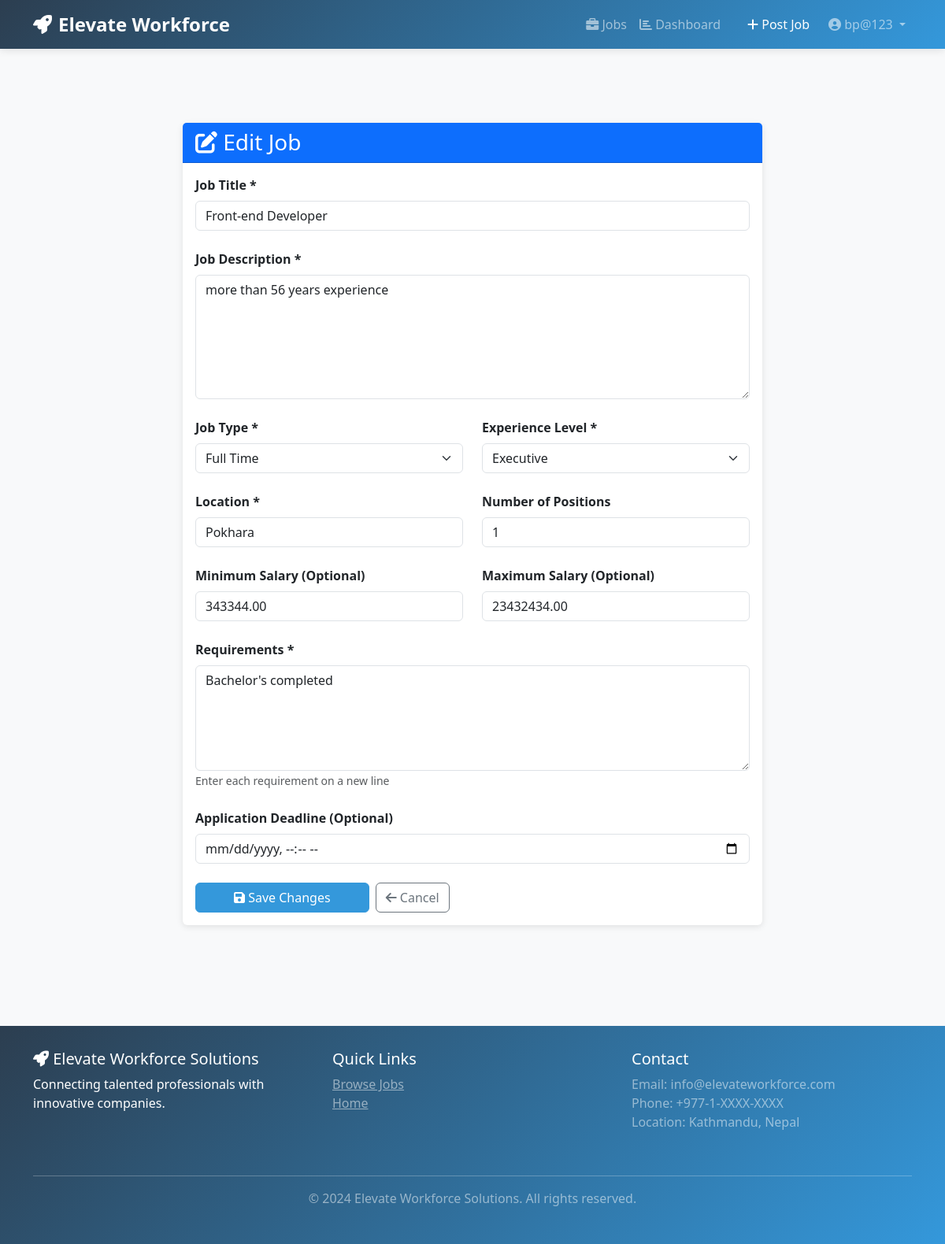
The page /jobs/2/edit/ (signed in) on the database its author committed.
### accounts/models.py (models this page shows, shortened)
class User(AbstractUser):
    USER_ROLE_CHOICES = (
        ('job_seeker', 'Job Seeker'),
        ('company', 'Company'),
    )
    role = models.CharField(max_length=20, choices=USER_ROLE_CHOICES, default='job_seeker')
    phone_number = models.CharField(max_length=15, blank=True, null=True)
    is_active = models.BooleanField(default=True)
    created_at = models.DateTimeField(auto_now_add=True)
    updated_at = models.DateTimeField(auto_now=True)
    groups = models.ManyToManyField(
        'auth.Group',
        related_name='custom_user_groups',
        blank=True,
        help_text='The groups this user belongs to.'
    )
    user_permissions = models.ManyToManyField(
        'auth.Permission',
        related_name='custom_user_permissions',
        blank=True,
        help_text='Specific permissions for this user.'
    )
    class Meta:
        db_table = 'users'
        verbose_name_plural = 'Users'
        ordering = ['-created_at']
    def is_company(self):
        return self.role == 'company'
    def is_job_seeker(self):
        return self.role == 'job_seeker'

### jobs/models.py (models this page shows, shortened)
class Job(models.Model):
    JOB_TYPE_CHOICES = (
        ('full_time', 'Full Time'),
        ('part_time', 'Part Time'),
        ('contract', 'Contract'),
        ('internship', 'Internship'),
    )
    EXPERIENCE_LEVEL_CHOICES = (
        ('entry', 'Entry Level'),
        ('mid', 'Mid Level'),
        ('senior', 'Senior'),
        ('executive', 'Executive'),
    )
    company = models.ForeignKey(Company, on_delete=models.CASCADE, related_name='jobs')
    title = models.CharField(max_length=255)
    description = models.TextField()
    requirements = models.TextField(help_text="Enter requirements separated by newlines")
    location = models.CharField(max_length=255)
    salary_min = models.DecimalField(max_digits=10, decimal_places=2, blank=True, null=True)
    salary_max = models.DecimalField(max_digits=10, decimal_places=2, blank=True, null=True)
    job_type = models.CharField(max_length=20, choices=JOB_TYPE_CHOICES)
    experience_level = models.CharField(max_length=20, choices=EXPERIENCE_LEVEL_CHOICES)
    is_active = models.BooleanField(default=True)
    posted_at = models.DateTimeField(auto_now_add=True)
    updated_at = models.DateTimeField(auto_now=True)
    deadline = models.DateTimeField(blank=True, null=True)
    total_positions = models.IntegerField(default=1)
    class Meta:
        db_table = 'jobs'
        verbose_name_plural = 'Jobs'
        ordering = ['-posted_at']
        indexes = [
            models.Index(fields=['company', 'is_active']),
            models.Index(fields=['job_type']),
        ]

### jobs/views.py (the view, shortened to what this page needs)
# urls.py: path('<int:pk>/edit/', views.edit_job, name='edit_job'),
@login_required(login_url='accounts:login')
@require_http_methods(["GET", "POST"])
def edit_job(request, pk):
    job = get_object_or_404(Job, pk=pk)
    if not request.user.is_company() or job.company.user != request.user:
        messages.error(request, 'You do not have permission to edit this job.')
        return redirect('jobs:job_list')
    context = {
        'job': job,
        'job_types': Job.JOB_TYPE_CHOICES,
        'experience_levels': Job.EXPERIENCE_LEVEL_CHOICES,
    }
    return render(request, 'jobs/edit_job.html', context)

### templates/jobs/edit_job.html (shortened to what this page needs)
{% extends "base.html" %}
{% block content %}
<div class="container my-5">
    <div class="row">
        <div class="col-md-8 offset-md-2">
            <div class="card">
                <div class="card-header bg-primary text-white">
                    <h3 class="mb-0">
                        <i class="fas fa-edit"></i> Edit Job
                    </h3>
                </div>
                <div class="card-body">
                    <form method="post" novalidate>
                        <div class="mb-4">
                            <label for="title" class="form-label fw-bold">Job Title *</label>
                            <input type="text" class="form-control" id="title" name="title" required value="{{ job.title }}">
                        </div>
                        <div class="mb-4">
                            <label for="description" class="form-label fw-bold">Job Description *</label>
                            <textarea class="form-control" id="description" name="description" rows="6" required>{{ job.description }}</textarea>
                        </div>
                        <div class="row">
                            <div class="col-md-6 mb-4">
                                <label for="job_type" class="form-label fw-bold">Job Type *</label>
                                <select class="form-select" id="job_type" name="job_type" required>
                                    {% for value, label in job_types %}
                                    <option value="{{ value }}" {% if job.job_type == value %}selected{% endif %}>{{ label }}</option>
                                    {% endfor %}
                                </select>
                            </div>
                            <div class="col-md-6 mb-4">
                                <label for="experience_level" class="form-label fw-bold">Experience Level *</label>
                                <select class="form-select" id="experience_level" name="experience_level" required>
                                    {% for value, label in experience_levels %}
                                    <option value="{{ value }}" {% if job.experience_level == value %}selected{% endif %}>{{ label }}</option>
                                    {% endfor %}
                                </select>
                            </div>
                        </div>
                        <div class="row">
                            <div class="col-md-6 mb-4">
                                <label for="location" class="form-label fw-bold">Location *</label>
                                <input type="text" class="form-control" id="location" name="location" required value="{{ job.location }}">
                            </div>
                            <div class="col-md-6 mb-4">
                                <label for="total_positions" class="form-label fw-bold">Number of Positions</label>
                                <input type="number" class="form-control" id="total_positions" name="total_positions" value="{{ job.total_positions }}" min="1">
                            </div>
                        </div>
                        <div class="row">
                            <div class="col-md-6 mb-4">
                                <label for="salary_min" class="form-label fw-bold">Minimum Salary (Optional)</label>
                                <input type="number" class="form-control" id="salary_min" name="salary_min" step="1000" value="{{ job.salary_min|default:'' }}">
                            </div>
                            <div class="col-md-6 mb-4">
                                <label for="salary_max" class="form-label fw-bold">Maximum Salary (Optional)</label>
                                <input type="number" class="form-control" id="salary_max" name="salary_max" step="1000" value="{{ job.salary_max|default:'' }}">
                            </div>
                        </div>
                        <div class="mb-4">
                            <label for="requirements" class="form-label fw-bold">Requirements *</label>
                            <textarea class="form-control" id="requirements" name="requirements" rows="5" required>{{ job.requirements }}</textarea>
                            <small class="text-muted">Enter each requirement on a new line</small>
                        </div>
                        <div class="mb-4">
                            <label for="deadline" class="form-label fw-bold">Application Deadline (Optional)</label>
                            <input type="datetime-local" class="form-control" id="deadline" name="deadline" value="{% if job.deadline %}{{ job.deadline|date:'Y-m-dTH:i' }}{% endif %}">
                        </div>
                        <div class="d-flex gap-2">
                            <button type="submit" class="btn btn-primary px-5">
                                <i class="fas fa-save"></i> Save Changes
                            </button>
                            <a href="{% url 'jobs:job_detail' job.pk %}" class="btn btn-outline-secondary">
                                <i class="fas fa-arrow-left"></i> Cancel
                            </a>
                        </div>
                    </form>
                </div>
            </div>
        </div>
    </div>
</div>
{% endblock %}

### templates/base.html (shortened to what this page needs)
<!DOCTYPE html>
<html lang="en">
<head>
    <link href="https://cdn.jsdelivr.net/npm/bootstrap@5.3.0/dist/css/bootstrap.min.css" rel="stylesheet">
    <link rel="stylesheet" href="https://cdnjs.cloudflare.com/ajax/libs/font-awesome/6.0.0/css/all.min.css">
</head>
<body>
    <nav class="navbar navbar-expand-lg navbar-dark sticky-top">
        <div class="container">
            <a class="navbar-brand" href="{% url 'home' %}">
                <i class="fas fa-rocket"></i>Elevate Workforce
            </a>
            <div class="collapse navbar-collapse" id="navbarNav">
                <ul class="navbar-nav ms-auto">
                    <li class="nav-item">
                        <a class="nav-link" href="{% url 'jobs:job_list' %}">
                            <i class="fas fa-briefcase"></i> Jobs
                        </a>
                    </li>
                    {% if user.is_authenticated %}
                        {% if user.is_job_seeker %}
                            <li class="nav-item">
                                <a class="nav-link" href="{% url 'application:my_applications' %}">
                                    <i class="fas fa-file-alt"></i> My Applications
                                </a>
                            </li>
                        {% elif user.is_company %}
                            <li class="nav-item">
                                <a class="nav-link" href="{% url 'application:company_dashboard' %}">
                                    <i class="fas fa-chart-bar"></i> Dashboard
                                </a>
                            </li>
                            <li class="nav-item">
                                <a class="nav-link btn btn-success text-white" href="{% url 'jobs:create_job' %}" style="margin-left: 10px; padding: 0.5rem 1rem;">
                                    <i class="fas fa-plus"></i> Post Job
                                </a>
                            </li>
                        {% endif %}
                        <li class="nav-item dropdown">
                            <a class="nav-link dropdown-toggle" href="#" id="userDropdown" role="button" data-bs-toggle="dropdown">
                                <i class="fas fa-user-circle"></i> {{ user.username }}
                            </a>
                        </li>
                    {% endif %}
                </ul>
            </div>
        </div>
    </nav>
    <div class="main-container">
        {% block content %}{% endblock %}
    </div>
    <footer>
        <div class="container">
            <div class="row">
                <div class="col-md-4 mb-4">
                    <h5><i class="fas fa-rocket"></i> Elevate Workforce Solutions</h5>
                    <p>Connecting talented professionals with innovative companies.</p>
                </div>
                <div class="col-md-4 mb-4">
                    <h5>Quick Links</h5>
                    <ul class="list-unstyled">
                        <li><a href="{% url 'jobs:job_list' %}" class="text-white-50">Browse Jobs</a></li>
                        <li><a href="{% url 'home' %}" class="text-white-50">Home</a></li>
                    </ul>
                </div>
                <div class="col-md-4 mb-4">
                    <h5>Contact</h5>
                    <p class="text-white-50">
                        Email: info@elevateworkforce.com<br>
                        Phone: +977-1-XXXX-XXXX<br>
                        Location: Kathmandu, Nepal
                    </p>
                </div>
            </div>
            <hr class="border-white-50">
            <div class="text-center text-white-50">
                <p>&copy; 2024 Elevate Workforce Solutions. All rights reserved.</p>
            </div>
        </div>
    </footer>
</body>
</html>

### templates/base.html (style rules this page uses)
:root { --primary-color: #2c3e50; --secondary-color: #3498db; --success-color: #27ae60; --danger-color: #e74c3c; --warning-color: #f39c12; --info-color: #3498db; }
body { font-family: 'Segoe UI', Tahoma, Geneva, Verdana, sans-serif; background-color: #f8f9fa; }
.navbar { background: linear-gradient(135deg, var(--primary-color) 0%, var(--secondary-color) 100%); box-shadow: 0 2px 10px rgba(0,0,0,0.1); }
.navbar-brand { font-weight: 700; font-size: 1.5rem; }
.navbar-brand i { margin-right: 8px; }
.nav-link { transition: color 0.3s ease; }
.btn-primary { background-color: var(--secondary-color); border-color: var(--secondary-color); }
.card { border: none; box-shadow: 0 2px 8px rgba(0,0,0,0.1); transition: transform 0.3s ease, box-shadow 0.3s ease; }
footer { background: linear-gradient(135deg, var(--primary-color) 0%, var(--secondary-color) 100%); color: white; margin-top: 50px; padding: 30px 0; }
.main-container { min-height: calc(100vh - 200px); padding: 30px 0; }

### rows shown on the page
User: username "bp@123"
Job: title "Front-end Developer", description "more than 56 years experience", job_type "Full Time", experience_level "Executive", location "Pokhara", total_positions "1", salary_min "343344.00", salary_max "23432434.00", requirements "Bachelor's completed"
